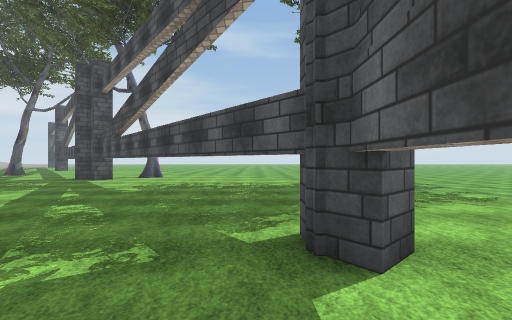
View 1 (above)

24 first-person views from a walk through a scene from a Unity 3-D project. The camera is 1.5 m above the floor, looks level and sees 90° across. The floor is counted in squares, 2 m on a side. Each view is taken from the middle of a square. On the plan, view 1 faces up. The plan holds only what a view shows up to about 9 squares ahead; the rest is blank. The place goes on beyond the plan. The player character is not drawn. Some surface patterns are stand-ins.

View 2
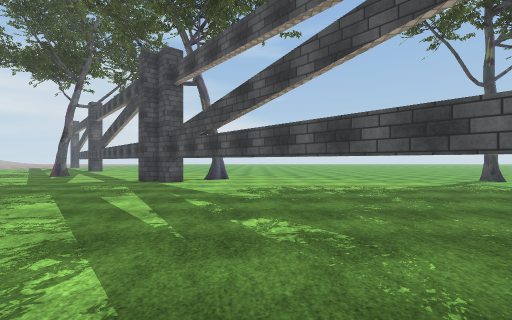

View 3
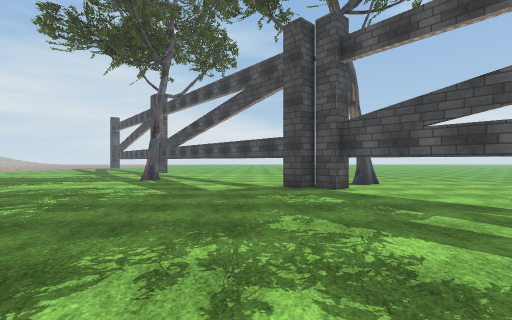

View 4
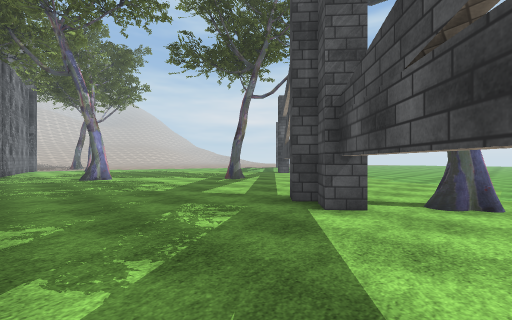

View 5
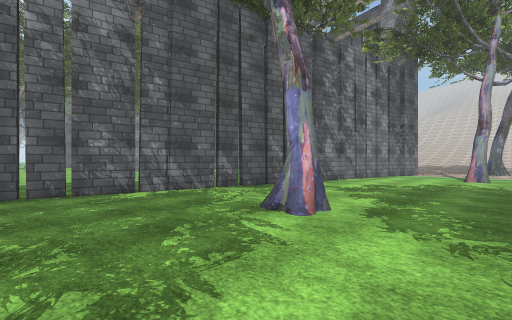

View 6
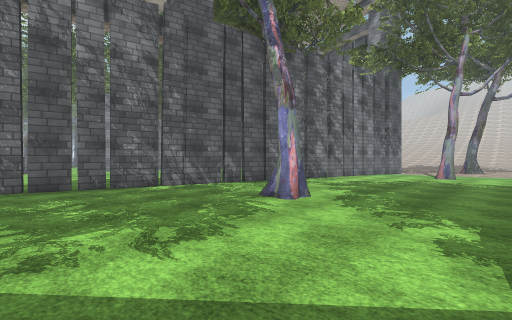

View 7
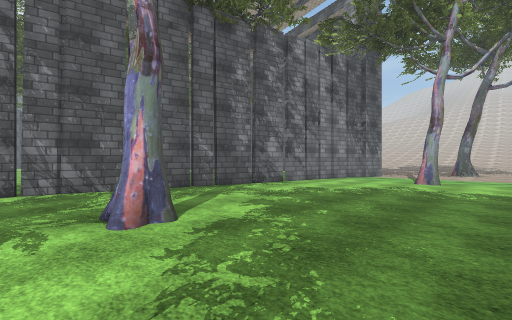

View 8
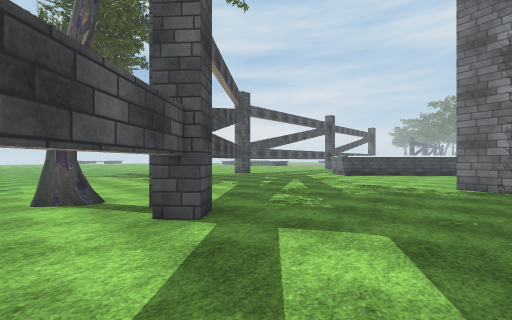

View 9
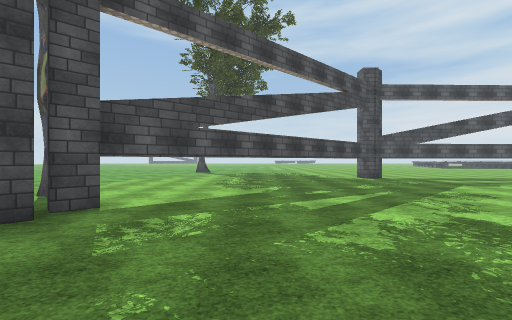

View 10
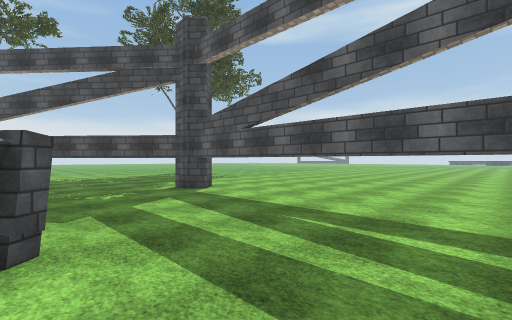

View 11
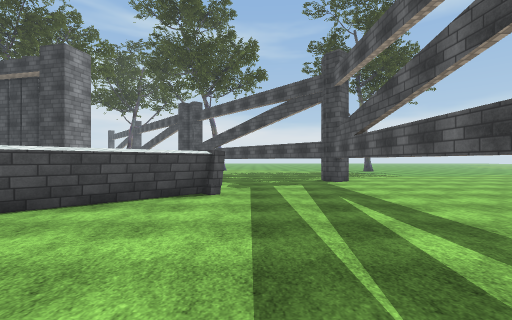

View 12
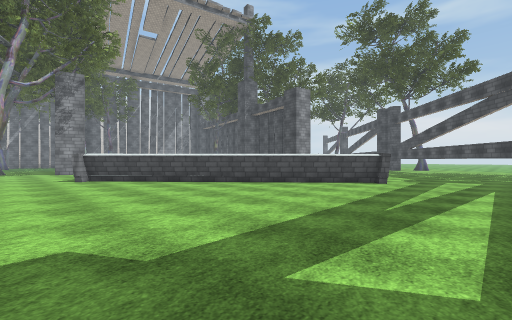

View 13
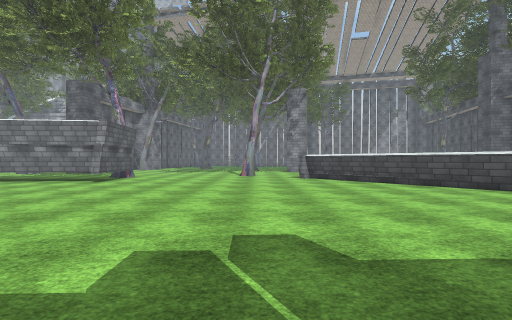

View 14
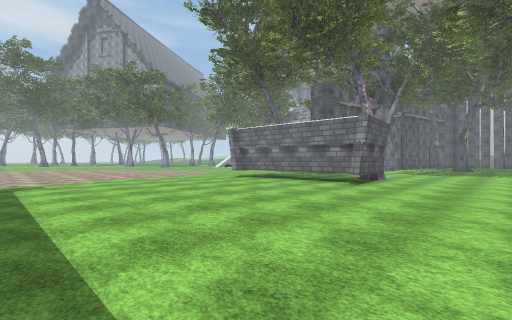

View 15
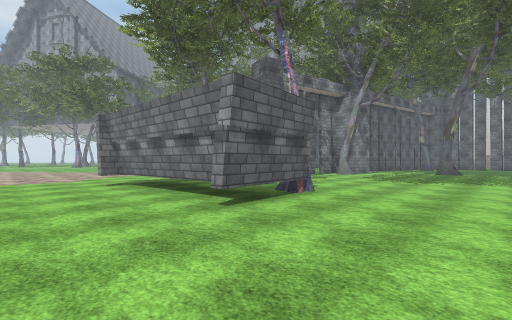

View 16
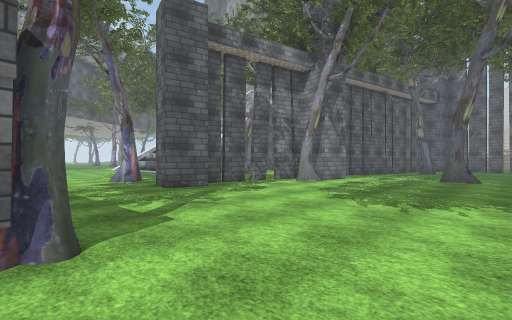

View 17
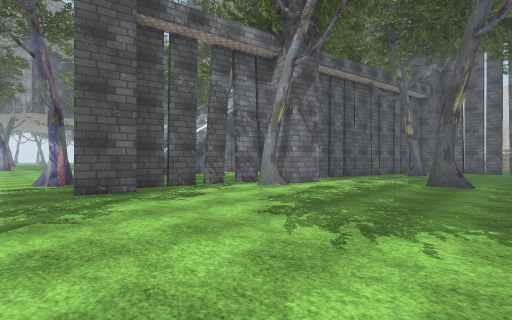

View 18
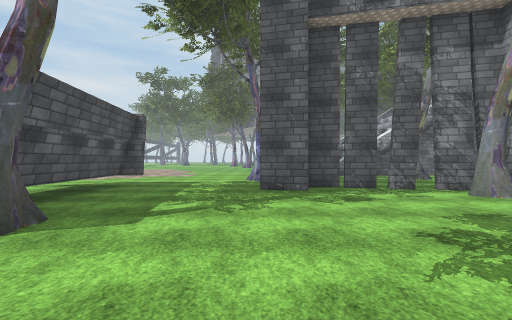

View 19
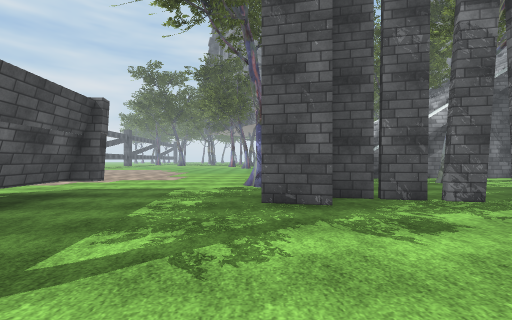

View 20
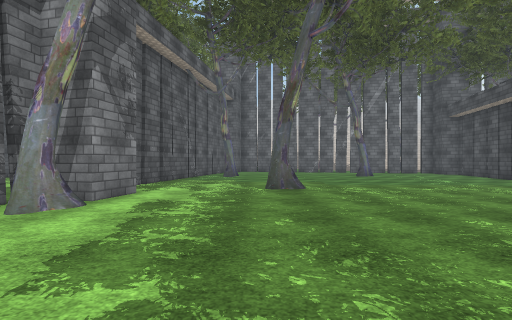

View 21
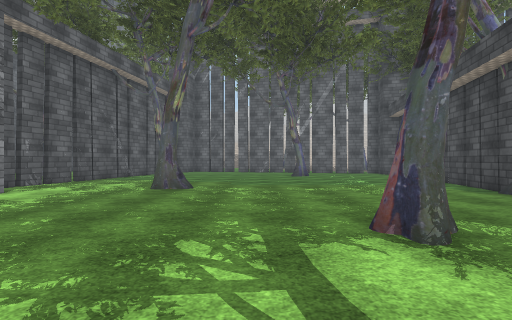

View 22
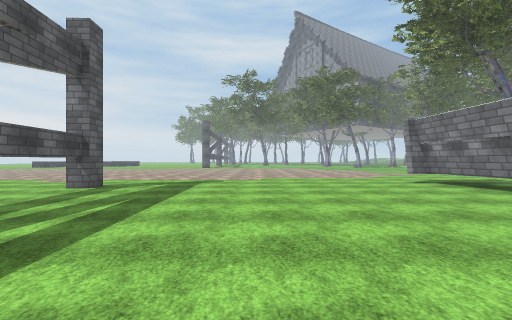

View 23
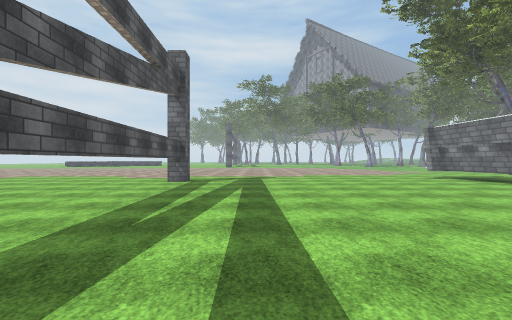

View 24
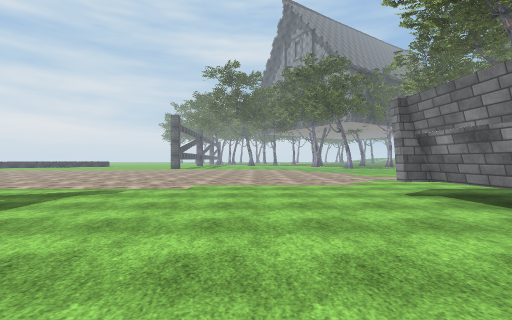

### Floor plan
Key: @ floor where view 1 was taken; # wall or solid block; x gap in a wall; . floor; T tree; H thing the floor can be seen under or through.
Columns run from 24 left of view 1 to 2 right of it. Each row starts with its distance up from view 1.
 12 ............T...#.........
 11 ................##.TT.....
 10 TT...............##........
  9  ........T.........H.......
  8   .......T.........HH......
  7    ..................H.....
  6    ####..............H.....
  5     T ######..........H...
  4           .#####.......H...
  3           ....  ........H..
  2           ...      .....HH.
  1                     .....H.
  0                      ...@H.
 -1                     ##...H.
 -2                    ##....H.
 -3                   ##.....H.
 -4                  ##......H.
 -5                 ##.......
 -6 ####T          ##........
 -7 ....         ###.........
 -8 ......       #...........
 -9 .......      ............
-10 ......T.    T............
-11 .........      ..........
-12 ..........................
-13 ..........................#
-14 ..T.......................#
-15 ..............##..........#
-16 .............T##..........#
-17 ..............##..........#
-18 #..##T........##..........#
-19 ######........##..........#
-20     .#xx##....###..........
-21    .....  .................
-22   ......  T................
-23   .TT..   T................
-24     T     .................

Where each view was taken, in squares from view 1:
view 1: 0 up, 0 right, facing up
view 2: 1 up, 3 left, facing up
view 3: 3 up, 8 left, facing up
view 4: 6 up, 4 left, facing up-left
view 5: 11 up, 12 left, facing down-left
view 6: 12 up, 11 left, facing down-left
view 7: 12 up, 14 left, facing down-left
view 8: 12 up, 10 left, facing down-right
view 9: 7 up, 10 left, facing right
view 10: 4 down, 3 left, facing up-right
view 11: 7 down, 2 left, facing up
view 12: 10 down, 0 right, facing up-left
view 13: 10 down, 0 right, facing left
view 14: 12 down, 1 left, facing down-left
view 15: 12 down, 6 left, facing down-left
view 16: 13 down, 11 left, facing down-left
view 17: 13 down, 13 left, facing down-left
view 18: 13 down, 14 left, facing down
view 19: 15 down, 14 left, facing down
view 20: 15 down, 15 left, facing left
view 21: 12 down, 15 left, facing left
view 22: 12 down, 3 left, facing down
view 23: 10 down, 1 left, facing down
view 24: 15 down, 5 left, facing down
